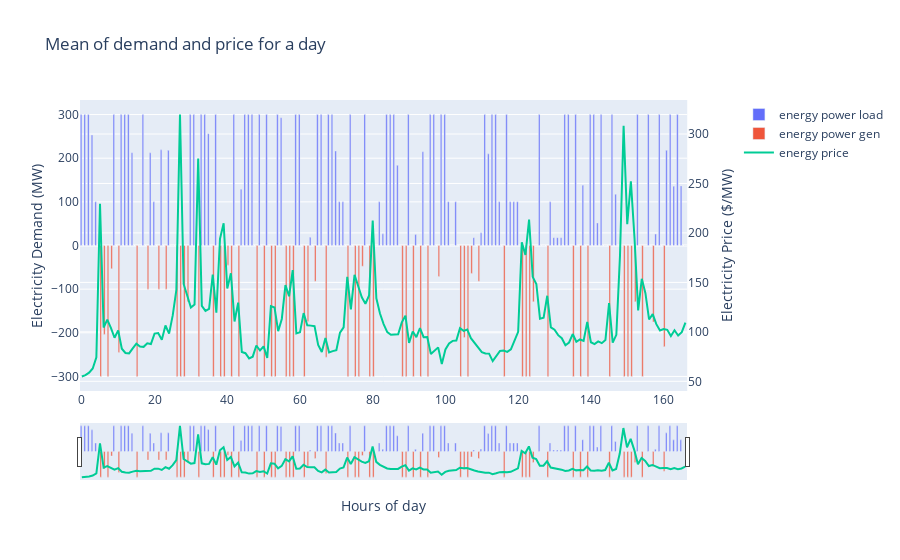

Notebook code cell kept with this figure:
### Code cell
fig = make_subplots(specs=[[{"secondary_y": True}]])
fig.add_trace(go.Bar(x=results['timestamp'].index, y=results['battery_bid_energy_power_load'], name='energy power load'), secondary_y=False)
fig.add_trace(go.Bar(x=results['timestamp'].index, y=results['battery_bid_energy_power_gen'], name='energy power gen'), secondary_y=False)
fig.add_trace(go.Scatter(x=results['timestamp'].index, y=results['energy_price'], name='energy price'), secondary_y=True)

# Add figure title
fig.update_layout(
    title_text="Mean of demand and price for a day",
    xaxis_rangeslider_visible=True,
)

# Set x-axis title
fig.update_xaxes(title_text="Hours of day")

# Set y-axes titles
fig.update_yaxes(title_text="Electricity Demand (MW)", secondary_y=False)
fig.update_yaxes(title_text="Electricity Price ($/MW)", secondary_y=True)

fig.show()

### Figure 1 — Plotly figure (JSON) as saved in the notebook; plotly's stock layout.template omitted (floating-point values rounded to 4 significant figures; data arrays with more than 128 entries replaced by an {"elided": "..."} marker saying what was removed)
{"data": [{"name": "energy power load", "type": "bar", "x": {"elided": "167 int values"}, "xaxis": "x", "y": {"elided": "167 float values"}, "yaxis": "y"}, {"name": "energy power gen", "type": "bar", "x": {"elided": "167 int values"}, "xaxis": "x", "y": {"elided": "167 float values"}, "yaxis": "y"}, {"name": "energy price", "type": "scatter", "x": {"elided": "167 int values"}, "xaxis": "x", "y": {"elided": "167 float values"}, "yaxis": "y2"}], "layout": {"title": {"text": "Mean of demand and price for a day"}, "xaxis": {"anchor": "y", "domain": [0, 0.94], "rangeslider": {"visible": true}, "title": {"text": "Hours of day"}}, "yaxis": {"anchor": "x", "domain": [0, 1], "title": {"text": "Electricity Demand (MW)"}}, "yaxis2": {"anchor": "x", "overlaying": "y", "side": "right", "title": {"text": "Electricity Price ($/MW)"}}}}
